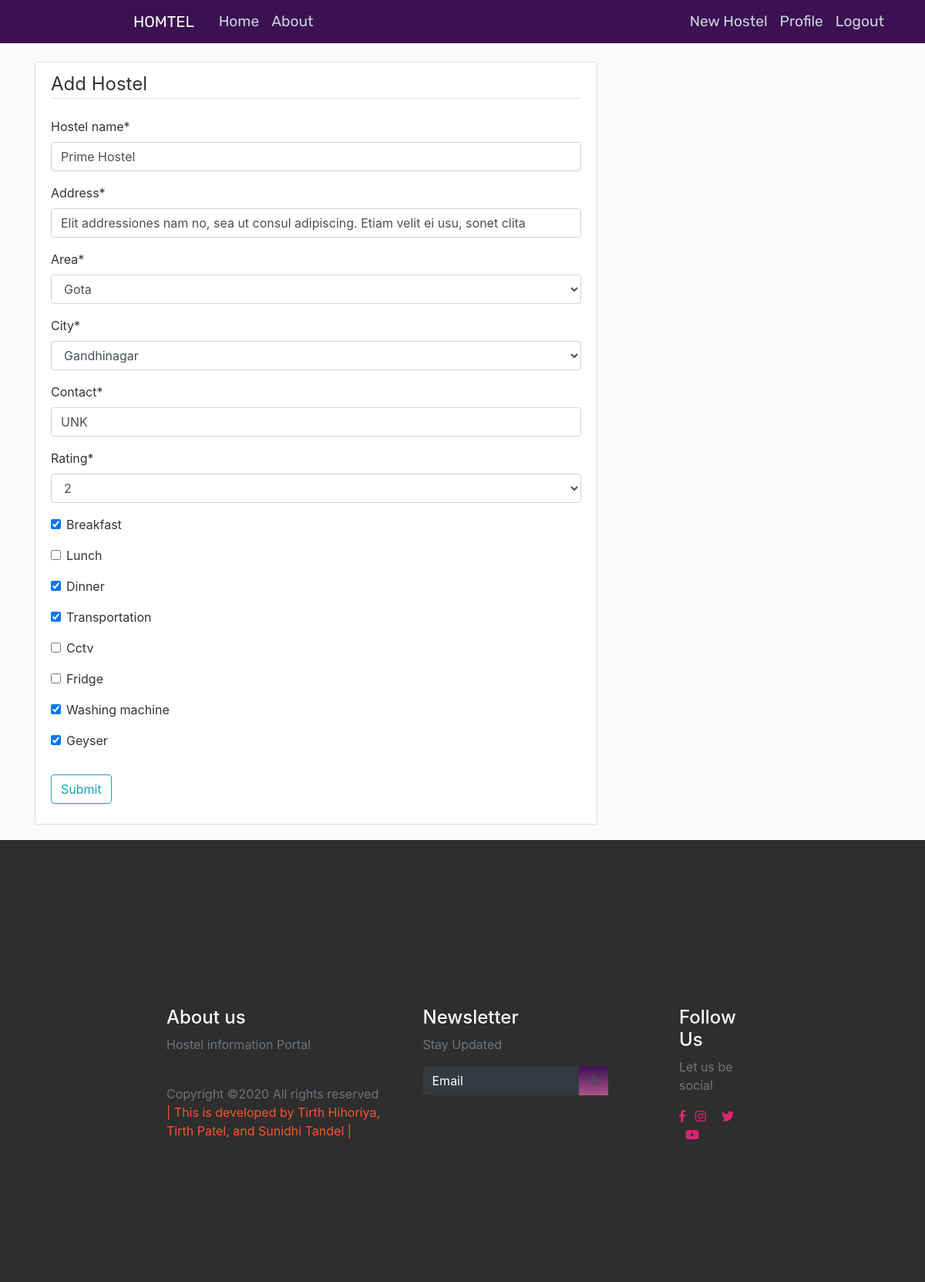
Before: /post/72/update (signed in) with the older database file.
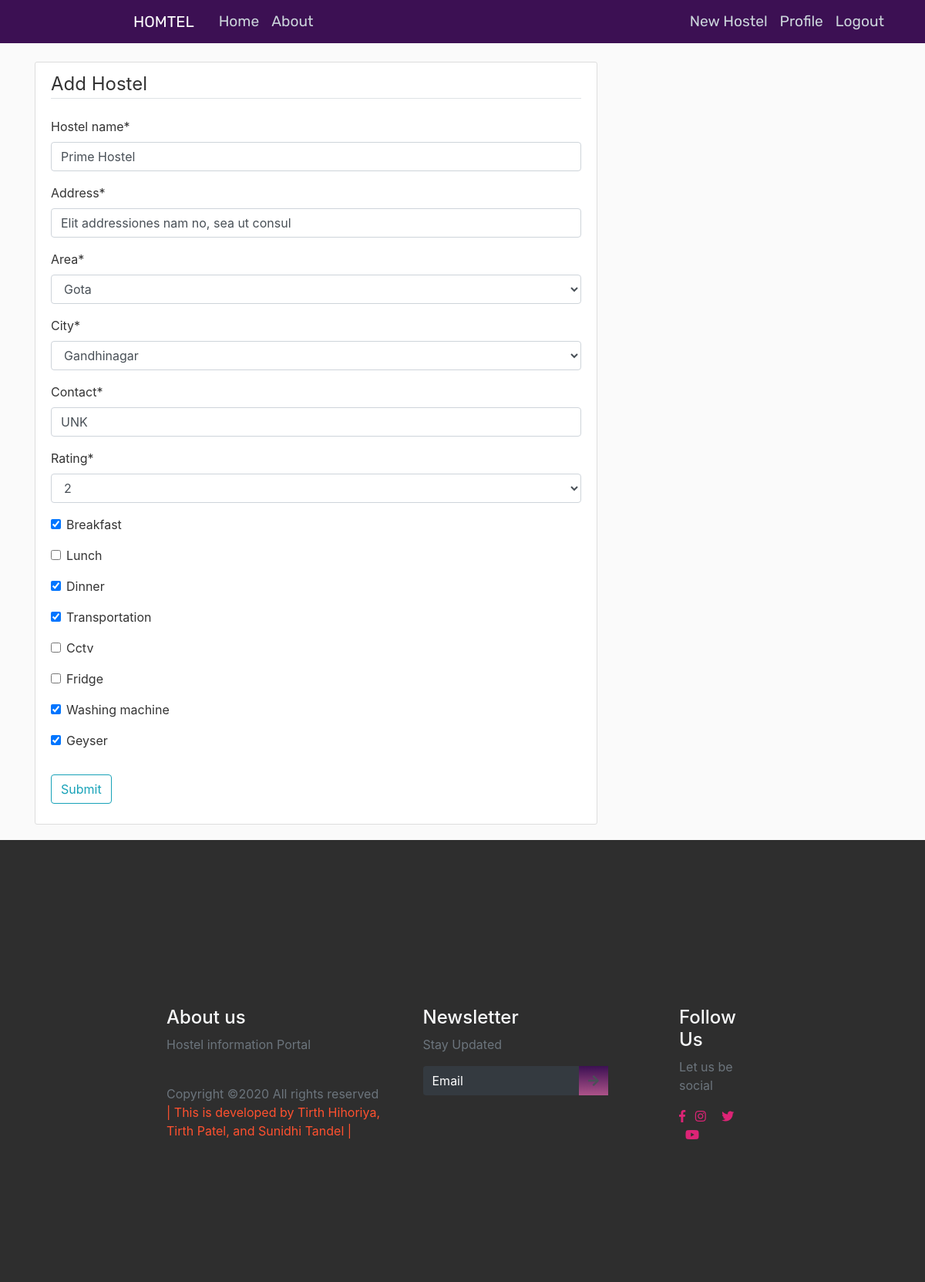
After: the same page with the newer database file.
### blog/models.py (models this page shows, shortened)
class Post(models.Model):
    CITY_CHOICES = [
        ("gandhinagar", "Gandhinagar"),
        ("ahmedabad", "Ahmedabad"),
        ("bhavnagar", "Bhavnagar"),
    ]
    AREA_CHOICES = [
        ("gota", "Gota"),
        ("vaishnodevi", "Vaishnodevi"),
        ("godhrej", "Godhrej Garden City"),
    ]
    RATING_CHOICES = [("1", "1"), ("2", "2"), ("3", "3"), ("4", "4"), ("5", "5")]
    hostel_name = models.CharField(max_length=20)
    address = models.CharField(max_length=100, default="UNK")
    area = models.CharField(max_length=20, choices=AREA_CHOICES, default="UNK")
    city = models.CharField(max_length=20, choices=CITY_CHOICES, default="UNK")
    contact = models.CharField(max_length=10, default="UNK")
    rating = models.CharField(max_length=1, choices=RATING_CHOICES, default="UNK")
    breakfast = models.BooleanField(default=False)
    lunch = models.BooleanField(default=False)
    dinner = models.BooleanField(default=False)
    transportation = models.BooleanField(default=False)
    cctv = models.BooleanField(default=False)
    fridge = models.BooleanField(default=False)
    washing_machine = models.BooleanField(default=False)
    geyser = models.BooleanField(default=False)
    ac = models.BooleanField(default=False)
    date_posted = models.DateTimeField(
        default=timezone.now
    )  # only when post was created use--> auto_now_add=True
    author = models.ForeignKey(User, on_delete=models.CASCADE)

### blog/views.py (the view, shortened to what this page needs)
# urls.py: path("post/<int:pk>/update", PostUpdateView.as_view(), name="post-update"),
class PostUpdateView(LoginRequiredMixin, UserPassesTestMixin, UpdateView):
    model = Post
    fields = [
        "hostel_name",
        "address",
        "area",
        "city",
        "contact",
        "rating",
        "breakfast",
        "lunch",
        "dinner",
        "transportation",
        "cctv",
        "fridge",
        "washing_machine",
        "geyser",
    ]
    def test_func(self):
        post = self.get_object()
        if self.request.user == post.author:
            return True
        return False

### blog/templates/blog/post_form.html (shortened to what this page needs)
{% extends "blog/base.html" %}
{% load crispy_forms_tags %}
{% block content %}
    <div class="content-section">
        <form method="POST" >
            <fieldset class="form-group">
                <legend class="border-bottom mb-4">Add Hostel</legend>
                {{ form|crispy }}
            </fieldset>
            <div class="form-group">
                <button class="btn btn-outline-info" type="submit">Submit</button>
            </div>
        </form>
    </div>
{% endblock content %}

Changed rows visible on the page:
changed Post "Prime Hostel": address "Elit addressiones nam no, sea ut consul adipiscing. Etiam velit ei usu, sonet clita" → "Elit addressiones nam no, sea ut consul"
